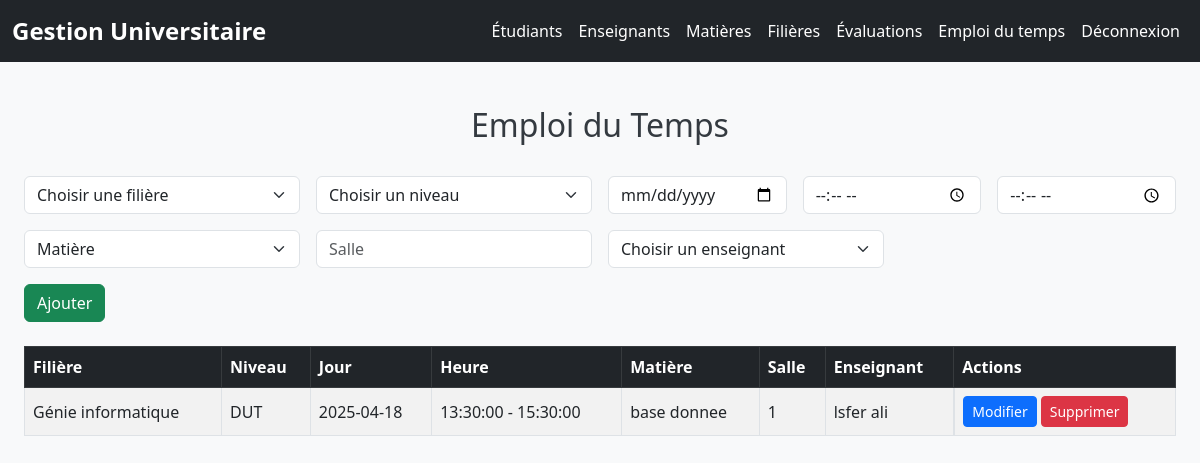
Screenshot of /emploi_temps.php with the database file from the repository.
### tables this page shows
CREATE TABLE `emploi_temps` (
  `id` int(11) NOT NULL,
  `id_filiere` int(11) NOT NULL,
  `niveau` varchar(50) NOT NULL,
  `jour` varchar(20) NOT NULL,
  `heure_debut` time NOT NULL,
  `heure_fin` time NOT NULL,
  `id_matiere` int(11) NOT NULL,
  `salle` varchar(50) DEFAULT NULL,
  `id_enseignant` int(11) DEFAULT NULL
);

CREATE TABLE `filieres` (
  `id_filiere` int(11) NOT NULL,
  `nom_filiere` varchar(100) DEFAULT NULL
);

CREATE TABLE `matieres` (
  `id_matiere` int(11) NOT NULL,
  `nom_matiere` varchar(100) DEFAULT NULL,
  `id_filiere` int(11) NOT NULL,
  `id_enseignant` int(11) NOT NULL
);

CREATE TABLE `enseignants` (
  `id_enseignant` int(11) NOT NULL,
  `nom` varchar(50) DEFAULT NULL,
  `prenom` varchar(50) DEFAULT NULL,
  `email` varchar(100) DEFAULT NULL
);

### emploi_temps.php (the view, shortened to what this page needs)
<?php include('db.php'); ?>
<!DOCTYPE html>
<html lang="fr">
<head>
    <link href="https://cdn.jsdelivr.net/npm/bootstrap@5.3.0/dist/css/bootstrap.min.css" rel="stylesheet">
</head>
<body>
<nav class="navbar navbar-expand-lg navbar-dark bg-dark">
        <div class="container-fluid">
        <a class="navbar-brand" href="index.php">Gestion Universitaire</a>
        <div class="collapse navbar-collapse" id="navbarNav">
            <ul class="navbar-nav">
            <li class="nav-item"><a class="nav-link" href="etudiants.php">Étudiants</a></li>
            <li class="nav-item"><a class="nav-link" href="enseignant.php">Enseignants</a></li>
            <li class="nav-item"><a class="nav-link" href="matiere.php">Matières</a></li>
            <li class="nav-item"><a class="nav-link" href="filiere.php">Filières</a></li>
            <li class="nav-item"><a class="nav-link" href="evaluation.php">Évaluations</a></li>
            <li class="nav-item"><a class="nav-link" href="emploi_temps.php">Emploi du temps</a></li>
            <li class="nav-item"><a class="nav-link" href="logout.php">Déconnexion</a></li>
            </ul>
        </div>
        </div>
    </nav>
<div class="p-4">
    <h2 class="text-center">Emploi du Temps</h2>
<?php
    $isEditing = false;
    $editData = [];
    ?>
    <form method="POST" class="row g-3 mt-3 mb-4">
        <div class="col-md-3">
            <select name="id_filiere" class="form-select" required>
                <option value="">Choisir une filière</option>
            </select>
        </div>
        <div class="col-md-3">
            <select name="niveau" class="form-select" required>
                <option value="">Choisir un niveau</option>
            </select>
        </div>
        <div class="col-md-2">
            <input type="date" name="jour" class="form-control" required value="<?= $isEditing ? $editData['jour'] : '' ?>">
        </div>
        <div class="col-md-2">
            <input type="time" name="heure_debut" class="form-control" required value="<?= $isEditing ? $editData['heure_debut'] : '' ?>">
        </div>
        <div class="col-md-2">
            <input type="time" name="heure_fin" class="form-control" required value="<?= $isEditing ? $editData['heure_fin'] : '' ?>">
        </div>
        <div class="col-md-3">
            <select name="id_matiere" class="form-select" required>
                <option value="">Matière</option>
            </select>
        </div>
        <div class="col-md-3">
            <input type="number" name="salle" class="form-control" placeholder="Salle" required value="<?= $isEditing ? $editData['salle'] : '' ?>">
        </div>
        <div class="col-md-3">
            <select name="id_enseignant" class="form-select" required>
                <option value="">Choisir un enseignant</option>
            </select>
        </div>
        <div class="col-md-12">
            <?php if ($isEditing): ?>
                <button type="submit" name="modifier" class="btn btn-warning">Mettre à jour</button>
            <?php else: ?>
                <button type="submit" name="ajouter" class="btn btn-success">Ajouter</button>
            <?php endif; ?>
        </div>
    </form>
    <table class="table table-bordered table-striped">
        <thead class="table-dark">
            <tr>
                <th>Filière</th><th>Niveau</th><th>Jour</th><th>Heure</th><th>Matière</th><th>Salle</th><th>Enseignant</th><th>Actions</th>
            </tr>
        </thead>
        <tbody>
            <?php
            $sql = "SELECT e.*, f.nom_filiere, m.nom_matiere, ens.nom AS nom_ens, ens.prenom AS prenom_ens
                    FROM emploi_temps e
                    JOIN filieres f ON f.id_filiere = e.id_filiere
                    JOIN enseignants ens ON ens.id_enseignant = e.id_enseignant
                    JOIN matieres m ON m.id_matiere = e.id_matiere
                    ORDER BY f.nom_filiere, e.jour, e.heure_debut";
            $result = $pdo->query($sql);
            while ($row = $result->fetch()) {
                echo "<tr>
                    <td>{$row['nom_filiere']}</td>
                    <td>{$row['niveau']}</td>
                    <td>{$row['jour']}</td>
                    <td>{$row['heure_debut']} - {$row['heure_fin']}</td>
                    <td>{$row['nom_matiere']}</td>
                    <td>{$row['salle']}</td>
                    <td>{$row['nom_ens']} {$row['prenom_ens']}</td>
                    <td class='d-flex gap-1'>
                        <form method='post'>
                            <input type='hidden' name='id' value='{$row['id']}'>
                            <input type='hidden' name='id_filiere' value='{$row['id_filiere']}'>
                            <input type='hidden' name='niveau' value='{$row['niveau']}'>
                            <input type='hidden' name='jour' value='{$row['jour']}'>
                            <input type='hidden' name='heure_debut' value='{$row['heure_debut']}'>
                            <input type='hidden' name='heure_fin' value='{$row['heure_fin']}'>
                            <input type='hidden' name='id_matiere' value='{$row['id_matiere']}'>
                            <input type='hidden' name='salle' value='{$row['salle']}'>
                            <input type='hidden' name='id_enseignant' value='{$row['id_enseignant']}'>
                            <button type='submit' name='edit' class='btn btn-sm btn-primary'>Modifier</button>
                        </form>
                        <a href='?supprimer={$row['id']}' class='btn btn-sm btn-danger' onclick='return confirm(\"Supprimer cette séance ?\")'>Supprimer</a>
                    </td>
                </tr>";
            }
            ?>
        </tbody>
    </table>
</div>
</body>
</html>

### emploi_temps.php (style rules this page uses)
.navbar-dark { background-color: #212529 !important; }
.navbar-brand { font-weight: bold; font-size: 1.5rem; color: #ffffff !important; transition: all 0.3s ease; }
.navbar-nav { margin-left: auto; }
.navbar-nav .nav-link { font-weight: 500; color: #ffffff !important; transition: all 0.3s ease; padding: 8px 15px; border-radius: 5px; }
body { background-color: #f8f9fa; }
h2 { margin-top: 20px; color: #343a40; }
table th, table td { vertical-align: middle !important; }

### rows the page displays
emploi_temps: id_filiere.nom_filiere "Génie informatique", niveau "DUT", jour "2025-04-18", heure_debut "13:30:00", heure_fin "15:30:00", id_matiere.nom_matiere "base donnee", salle "1", id_enseignant.nom "lsfer", id_enseignant.prenom "ali"
